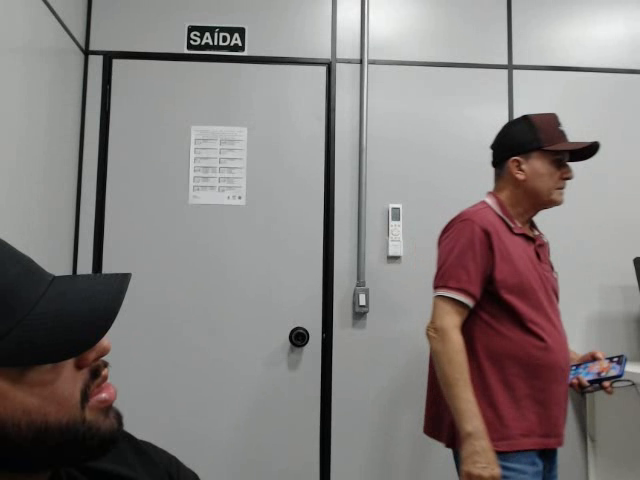
#> input picture frame 8 of gravacao.mp4, 640 x 480 px, given in place of the camera
$ python facial.py
#> lines starting #> are read from the running program, lines starting #| are printed output that depends on the picture; after the words box and inside, x2 and y2 are one past the last pixel; in counts of white or black regions, pixels touching at a corner belong together
import cv2
import time
import os
import numpy as np
import csv
from datetime import datetime

os.makedirs("videos", exist_ok=True)
os.makedirs("fotos", exist_ok=True)

csv_file = "log_rosto.csv"
if not os.path.exists(csv_file):
    with open(csv_file, mode='w', newline='') as file:
        writer = csv.writer(file)
        writer.writerow(["timestamp", "video", "id_rosto", "foto"])

face_cascade = cv2.CascadeClassifier(cv2.data.haarcascades + "haarcascade_frontalface_default.xml")

cap = cv2.VideoCapture(0)
frame_width = int(cap.get(3))
frame_height = int(cap.get(4))

video_count = 1
gravando = False
start_time = None
out = None
rosto_presente = False
ultima_gravacao = 0
maiores_rostos = {}
detecção_ativa = False

next_id = 1
rosto_ids = {}
rastreadores = {}
id_count = {}

def log_rosto(video_name, id_rosto, foto_name):
    timestamp = datetime.now().strftime("%Y-%m-%d %H:%M:%S")
    with open(csv_file, mode='a', newline='') as file:
        writer = csv.writer(file)
        writer.writerow([timestamp, video_name, id_rosto, foto_name])

while True:
    ret, frame = cap.read()
#> frame is the input picture: shape (480, 640, 3); mean B, G, R 127.2, 128.2, 133.9
    if not ret:
        break

    ids_para_remover = []
    for id_rosto, rast in rastreadores.items():
        ok, bbox = rast.update(frame)
        if ok:
            x, y, w, h = [int(v) for v in bbox]
            rosto_ids[id_rosto] = (x, y, w, h)
        else:
            ids_para_remover.append(id_rosto)
#> after the loop, ids_para_remover = []; rosto_ids = 0 items

    for id_rosto in ids_para_remover:
        del rastreadores[id_rosto]
        del rosto_ids[id_rosto]
#> this loop made 0 passes

    gray = cv2.cvtColor(frame, cv2.COLOR_BGR2GRAY)
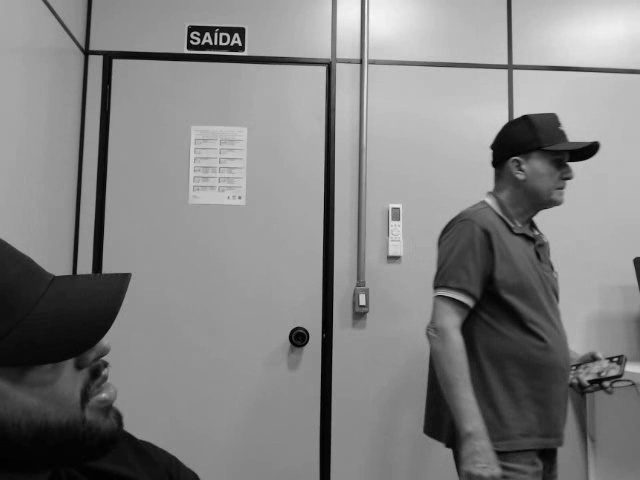
#> gray: shape (480, 640); min 0, max 250, mean 129.6
    faces = face_cascade.detectMultiScale(gray, 1.3, 5)
#> faces = ()

    for (x, y, w, h) in faces:

        encontrado = False
        cx, cy = x + w//2, y + h//2
        for id_rosto, (rx, ry, rw, rh) in rosto_ids.items():
            rcx, rcy = rx + rw//2, ry + rh//2
            dist = np.hypot(cx - rcx, cy - rcy)
            if dist < 50:
                encontrado = True
                break
        if not encontrado:
            rast = cv2.legacy.TrackerCSRT_create()
            rast.init(frame, (x, y, w, h))
            rastreadores[next_id] = rast
            rosto_ids[next_id] = (x, y, w, h)
            next_id += 1
#> after the loop, next_id = 1; rastreadores = 0 items

    if detecção_ativa and len(rosto_ids) > 0:
        if not gravando and not rosto_presente and (time.time() - ultima_gravacao >= 4):
            video_filename = os.path.join("videos", f"video{video_count}.mp4")
            out = cv2.VideoWriter(
                video_filename,
                cv2.VideoWriter_fourcc(*'mp4v'),
                20,
                (frame_width, frame_height)
            )
            gravando = True
            start_time = time.time()
            maiores_rostos = {}
            print(f"➡ Gravando vídeo {video_filename}...")

        rosto_presente = True
    else:
        rosto_presente = False

    if gravando:
        out.write(frame)
        tempo_passado = time.time() - start_time
        tempo_restante = max(0, 3 - tempo_passado)

        for id_rosto, (x, y, w, h) in rosto_ids.items():
            area = w * h
            if id_rosto not in maiores_rostos or area > maiores_rostos[id_rosto][0]:
                maiores_rostos[id_rosto] = (area, frame[y:y+h, x:x+w])
            cv2.rectangle(frame, (x, y), (x+w, y+h), (0, 255, 0), 2)
            cv2.putText(frame, f"ID {id_rosto}", (x, y-10),
                        cv2.FONT_HERSHEY_SIMPLEX, 0.8, (0,255,0), 2)

        cv2.putText(frame, f"Gravando... {tempo_restante:.1f}s", (10, 30),
                    cv2.FONT_HERSHEY_SIMPLEX, 1, (0, 0, 255), 2)

        if tempo_passado >= 3:
            out.release()
            print(f"✅ Gravação finalizada: {video_filename}")

            for id_rosto, (area, rosto_cortado) in maiores_rostos.items():
                foto_filename = os.path.join("fotos", f"foto{video_count}_ID{id_rosto}.jpg")
                cv2.imwrite(foto_filename, rosto_cortado)
                id_count[id_rosto] = id_count.get(id_rosto, 0) + 1
                print(f"➡ Foto salva: {foto_filename} | Aparições ID {id_rosto}: {id_count[id_rosto]}")
                log_rosto(video_filename, id_rosto, foto_filename)

            gravando = False
            ultima_gravacao = time.time()
            video_count += 1

    status_text = "Detecção: ON" if detecção_ativa else "Detecção: OFF"
    cv2.putText(frame, status_text, (10, frame_height - 10),
                cv2.FONT_HERSHEY_SIMPLEX, 1, (255, 0, 0), 2)
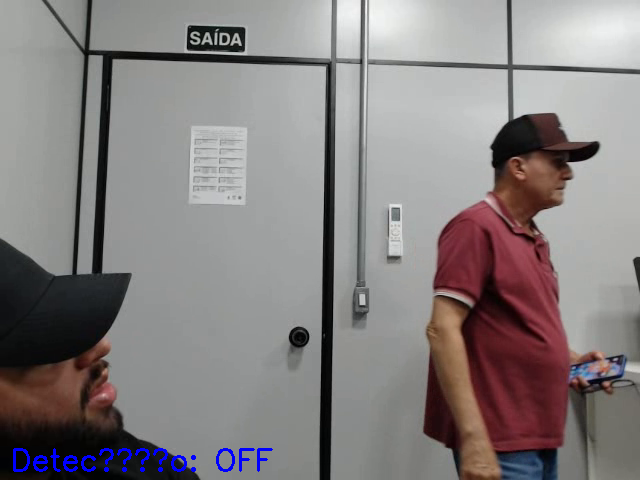
#> frame: shape (480, 640, 3); 0.57% of pixels changed, all inside (x1, y1, x2, y2) = (13, 448, 273, 472)

    cv2.imshow("Detecção Facial com Interface Estável", frame)

    key = cv2.waitKey(1) & 0xFF
#> (key q is pressed here)
    if key == ord('q'):
        break
    elif key == ord('i'):
        detecção_ativa = True
        print("✅ Detecção iniciada")
    elif key == ord('p'):
        detecção_ativa = False
        print("⏸️ Detecção pausada")

cap.release()
if out:
    out.release()
cv2.destroyAllWindows()

$ run again, starting later in the video
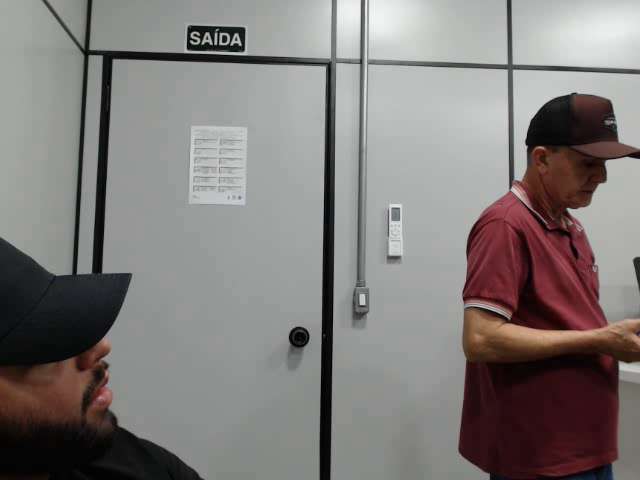
#> input picture frame 36 of gravacao.mp4, 640 x 480 px, given in place of the camera
#> frame is the input picture: shape (480, 640, 3); mean B, G, R 123.6, 124.6, 130.1
#> after the loop `for id_rosto, rast in rastreadores.items():`: ids_para_remover = []; rosto_ids = 0 items
#> `gray = cv2.cvtColor(frame, cv2.COLOR_BGR2GRAY)`:
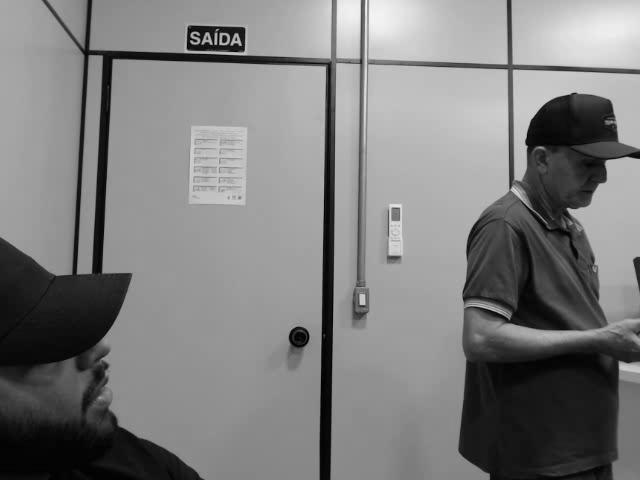
#> gray: shape (480, 640); min 0, max 245, mean 125.9
#> faces = ()
#> after the loop `for (x, y, w, h) in faces:`: next_id = 1; rastreadores = 0 items
#> `cv2.putText(frame, status_text, (10, frame_height - 10), cv2.FONT_HERS..`:
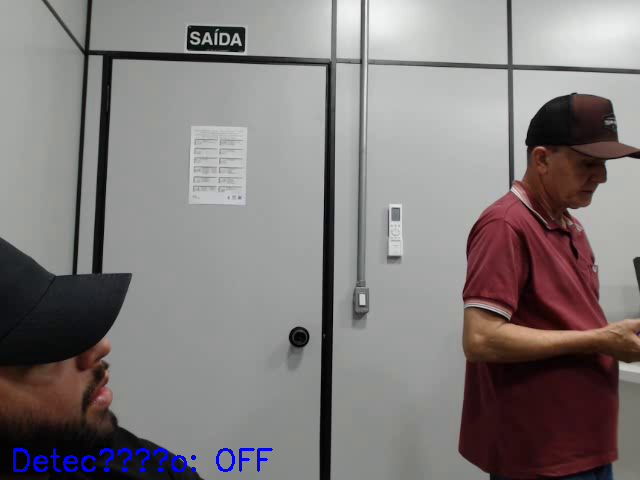
#> frame: shape (480, 640, 3); 0.57% of pixels changed, all inside (x1, y1, x2, y2) = (13, 448, 273, 472)

$ run again, starting later in the video
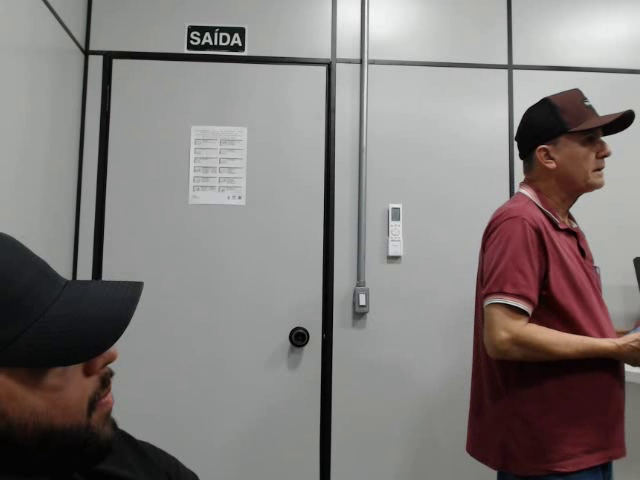
#> input picture frame 65 of gravacao.mp4, 640 x 480 px, given in place of the camera
#> frame is the input picture: shape (480, 640, 3); mean B, G, R 124.3, 125.3, 130.6
#> after the loop `for id_rosto, rast in rastreadores.items():`: ids_para_remover = []; rosto_ids = 0 items
#> `gray = cv2.cvtColor(frame, cv2.COLOR_BGR2GRAY)`:
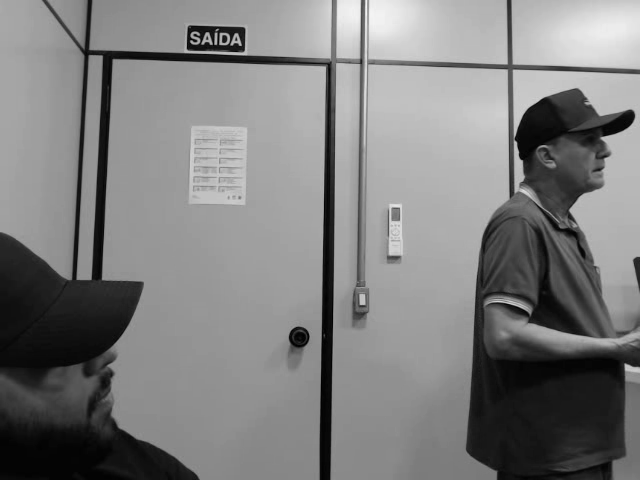
#> gray: shape (480, 640); min 0, max 246, mean 126.6
#> faces = ()
#> after the loop `for (x, y, w, h) in faces:`: next_id = 1; rastreadores = 0 items
#> `cv2.putText(frame, status_text, (10, frame_height - 10), cv2.FONT_HERS..`:
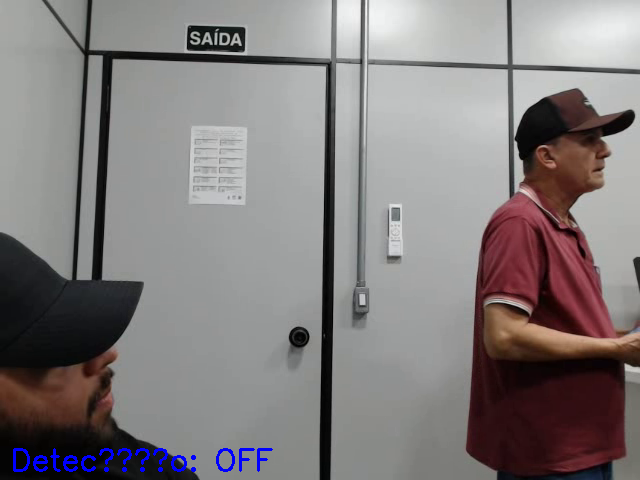
#> frame: shape (480, 640, 3); 0.57% of pixels changed, all inside (x1, y1, x2, y2) = (13, 448, 273, 472)
